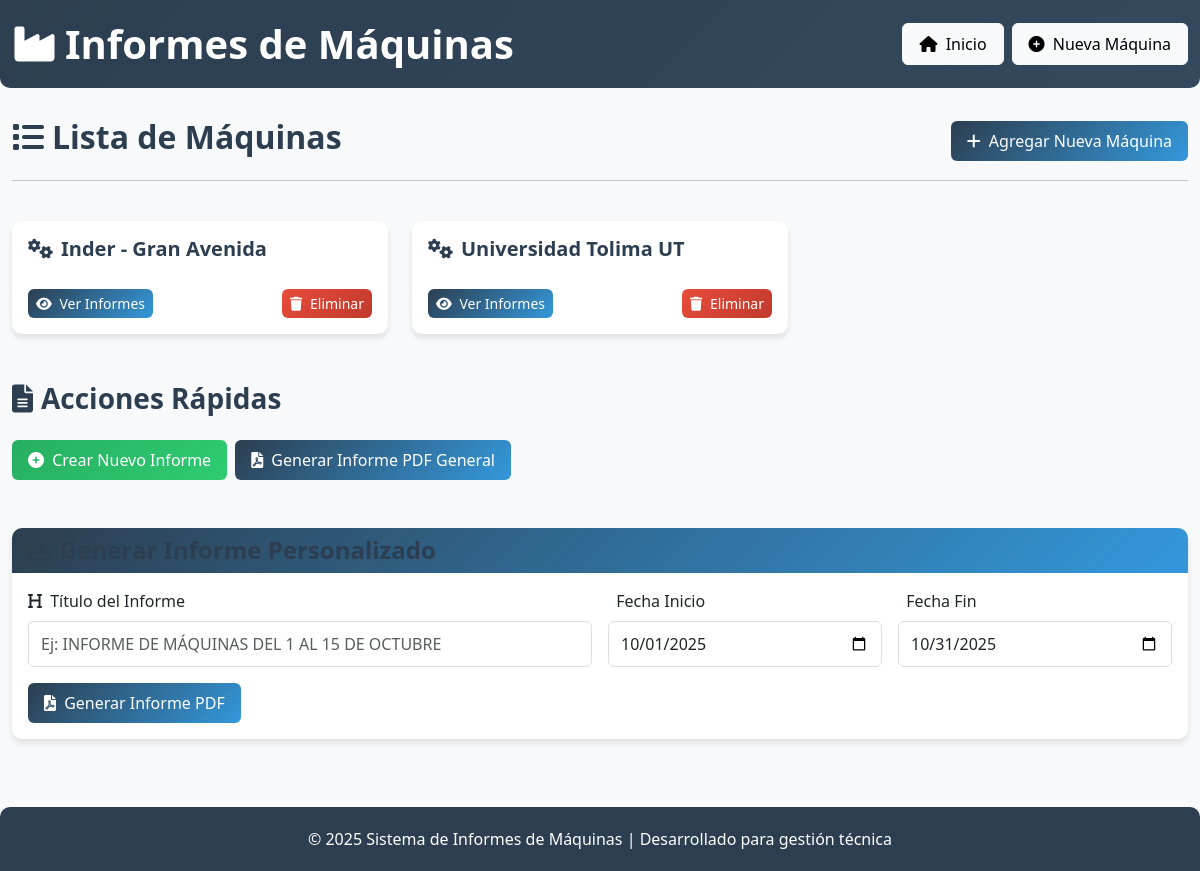
Before: / with the older database file.
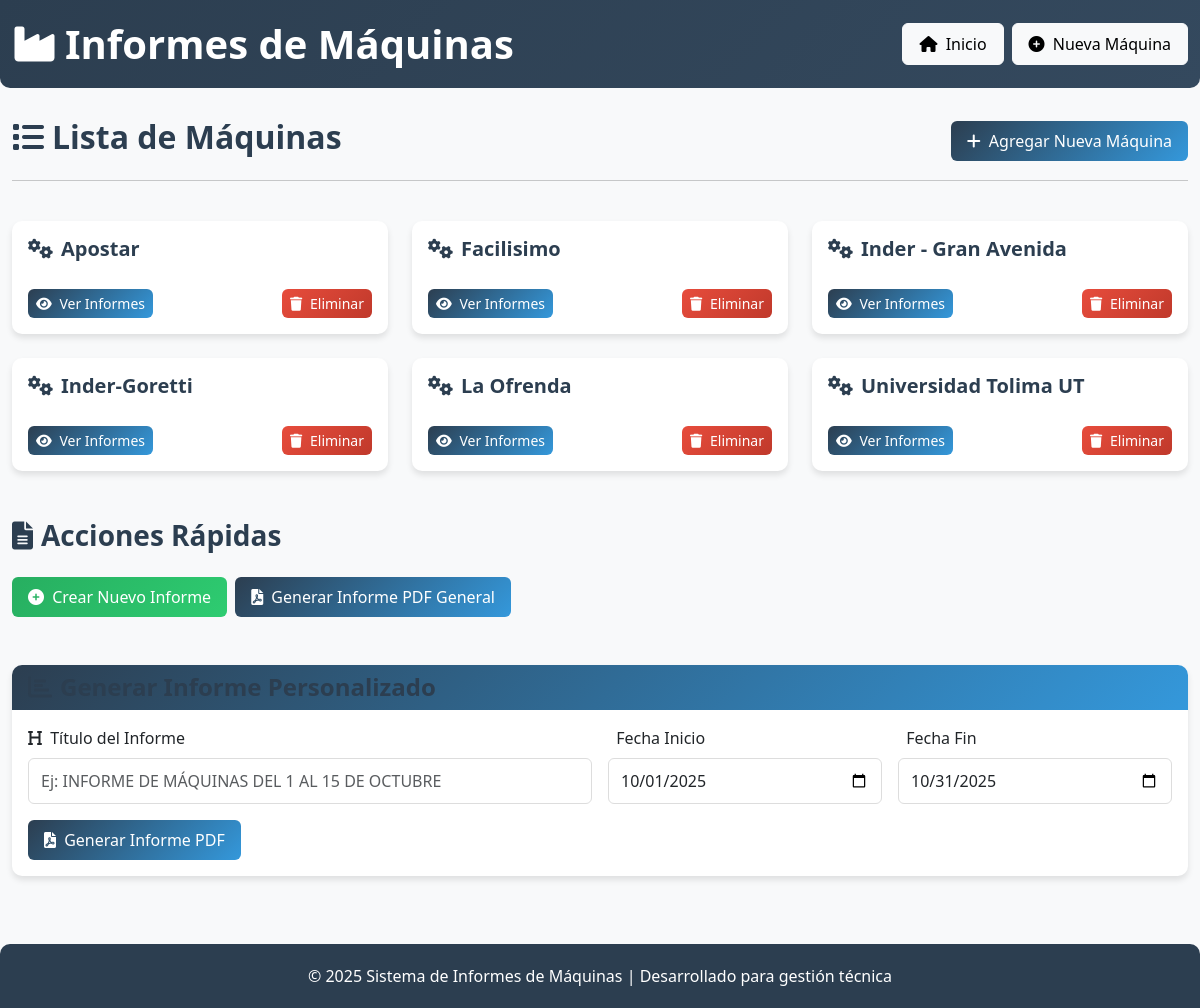
After: the same page with the newer database file.
### tables this page shows
CREATE TABLE maquinas
                     (id INTEGER PRIMARY KEY AUTOINCREMENT,
                      nombre TEXT UNIQUE NOT NULL);

### app.py (the view)
@app.route('/')
def index():
    maquinas = get_maquinas()
    return render_template('index.html', maquinas=maquinas)

### app.py (called while the page is built)
def get_maquinas():
    try:
        conn = sqlite3.connect(app.config['DATABASE'])
        c = conn.cursor()
        c.execute("SELECT id, nombre FROM maquinas ORDER BY nombre")
        maquinas = [{'id': row[0], 'nombre': row[1]} for row in c.fetchall()]
        conn.close()
        return maquinas
    except sqlite3.OperationalError as e:
        print(f"Error obteniendo máquinas: {e}")
        crear_tablas_iniciales()
        try:
            conn = sqlite3.connect(app.config['DATABASE'])
            c = conn.cursor()
            c.execute("SELECT id, nombre FROM maquinas ORDER BY nombre")
            maquinas = [{'id': row[0], 'nombre': row[1]} for row in c.fetchall()]
            conn.close()
            return maquinas
        except:
            return []

### templates/index.html (shortened to what this page needs)
{% extends "base.html" %}
{% block content %}
<div class="row mb-4">
    <div class="col-12">
        <div class="d-flex justify-content-between align-items-center">
            <h2><i class="fas fa-list me-2"></i>Lista de Máquinas</h2>
            <a href="{{ url_for('nueva_maquina') }}" class="btn btn-primary">
                <i class="fas fa-plus me-1"></i> Agregar Nueva Máquina
            </a>
        </div>
        <hr>
    </div>
</div>
{% if maquinas %}
<div class="row">
    {% for maquina in maquinas %}
    <div class="col-md-4 mb-4">
        <div class="card machine-card h-100">
            <div class="card-body d-flex flex-column">
                <h5 class="card-title"><i class="fas fa-cogs me-2"></i>{{ maquina.nombre }}</h5>
                <div class="mt-auto d-flex justify-content-between">
                    <a href="{{ url_for('ver_maquina', nombre_maquina=maquina.nombre) }}" class="btn btn-primary btn-sm">
                        <i class="fas fa-eye me-1"></i> Ver Informes
                    </a>
                    <form method="POST" action="{{ url_for('eliminar_maquina', nombre_maquina=maquina.nombre) }}" class="d-inline" onsubmit="return confirm('¿Está seguro que desea eliminar esta máquina y todos sus informes?')">
                        <button type="submit" class="btn btn-danger btn-sm">
                            <i class="fas fa-trash me-1"></i> Eliminar
                        </button>
                    </form>
                </div>
            </div>
        </div>
    </div>
    {% endfor %}
</div>
{% else %}
<div class="alert alert-info">
        <h4><i class="fas fa-info-circle me-2"></i>No hay máquinas registradas</h4>
        <p>Haga clic en "Agregar Nueva Máquina" para comenzar.</p>
    </div>
{% endif %}
<div class="row mt-4">
    <div class="col-12">
        <div class="d-flex justify-content-between align-items-center mb-3">
            <h3><i class="fas fa-file-alt me-2"></i>Acciones Rápidas</h3>
        </div>
        <div class="d-flex flex-wrap gap-2">
            <a href="{{ url_for('nuevo_informe') }}" class="btn btn-success">
                <i class="fas fa-plus-circle me-1"></i> Crear Nuevo Informe
            </a>
            <a href="{{ url_for('generar_informe_pdf') }}" class="btn btn-primary" target="_blank">
                <i class="fas fa-file-pdf me-1"></i> Generar Informe PDF General
            </a>
        </div>
    </div>
</div>
<div class="row mt-5">
    <div class="col-12">
        <div class="card">
            <div class="card-header">
                <h4 class="mb-0"><i class="fas fa-chart-bar me-2"></i>Generar Informe Personalizado</h4>
            </div>
            <div class="card-body">
                <form method="POST" action="{{ url_for('generar_informe_personalizado') }}" class="row g-3">
                    <div class="col-md-6">
                        <label for="titulo" class="form-label"><i class="fas fa-heading me-1"></i> Título del Informe</label>
                        <input type="text" class="form-control" id="titulo" name="titulo"
                               placeholder="Ej: INFORME DE MÁQUINAS DEL 1 AL 15 DE OCTUBRE" required>
                    </div>
                    <div class="col-md-3">
                        <label for="fecha_inicio" class="form-label"> Fecha Inicio</label>
                        <input type="date" class="form-control" id="fecha_inicio" name="fecha_inicio" required>
                    </div>
                    <div class="col-md-3">
                        <label for="fecha_fin" class="form-label"> Fecha Fin</label>
                        <input type="date" class="form-control" id="fecha_fin" name="fecha_fin" required>
                    </div>
                    <div class="col-12">
                        <button type="submit" class="btn btn-primary">
                            <i class="fas fa-file-pdf me-1"></i> Generar Informe PDF
                        </button>
                    </div>
                </form>
            </div>
        </div>
    </div>
</div>
{% endblock %}

### templates/base.html (shortened to what this page needs)
<!DOCTYPE html>
<html lang="es">
<head>
    <link href="https://cdn.jsdelivr.net/npm/bootstrap@5.3.0/dist/css/bootstrap.min.css" rel="stylesheet">
    <link href="https://cdnjs.cloudflare.com/ajax/libs/font-awesome/6.0.0/css/all.min.css" rel="stylesheet">
    <link href="{{ url_for('static', filename='styles.css') }}" rel="stylesheet">
</head>
<body>
    <header class="page-header">
        <div class="container">
            <div class="d-flex justify-content-between align-items-center">
                <h1><i class="fas fa-industry me-2"></i>Informes de Máquinas</h1>
                <div class="d-flex">
                    <a href="{{ url_for('index') }}" class="btn btn-light me-2"><i class="fas fa-home me-1"></i> Inicio</a>
                    <a href="{{ url_for('nueva_maquina') }}" class="btn btn-light"><i class="fas fa-plus-circle me-1"></i> Nueva Máquina</a>
                </div>
            </div>
        </div>
    </header>
    <div class="container">
        {% block content %}{% endblock %}
    </div>
    <footer class="mt-5">
        <div class="container text-center">
            <p class="mb-0">&copy; 2025 Sistema de Informes de Máquinas | Desarrollado para gestión técnica</p>
        </div>
    </footer>
</body>
</html>

### static/styles.css (style rules this page uses)
:root { --primary-color: #2c3e50; --secondary-color: #3498db; --accent-color: #e74c3c; --light-color: #ecf0f1; --dark-color: #34495e; --success-color: #27ae60; --warning-color: #f39c12; --danger-color: #e74c3c; --font-main: 'Segoe UI', Tahoma, Geneva, Verdana, sans-serif; }
body { font-family: var(--font-main); background-color: #f8f9fa; color: #333; }
.card { border: none; border-radius: 10px; box-shadow: 0 4px 6px rgba(0,0,0,0.1); transition: transform 0.3s ease, box-shadow 0.3s ease; margin-bottom: 20px; }
.card-header { background: linear-gradient(135deg, var(--primary-color), var(--secondary-color)); color: white; border-radius: 10px 10px 0 0 !important; font-weight: 600; border: none; }
.btn { border-radius: 6px; font-weight: 500; padding: 8px 16px; transition: all 0.3s ease; }
.btn-primary { background: linear-gradient(135deg, var(--primary-color), var(--secondary-color)); border: none; }
.btn-success { background: linear-gradient(135deg, var(--success-color), #2ecc71); border: none; }
.btn-danger { background: linear-gradient(135deg, var(--danger-color), #c0392b); border: none; }
.machine-card { height: 100%; }
.machine-card .card-title { color: var(--primary-color); font-weight: 600; }
.form-control, .form-select { border-radius: 6px; border: 1px solid #ddd; padding: 10px 12px; transition: border-color 0.3s ease, box-shadow 0.3s ease; }
h1, h2, h3, h4, h5, h6 { color: var(--primary-color); font-weight: 600; }
.page-header { background: linear-gradient(135deg, var(--primary-color), var(--dark-color)); color: white; padding: 20px 0; margin-bottom: 30px; border-radius: 0 0 10px 10px; }
.page-header h1 { color: white; font-weight: 600; margin: 0; }
footer { background: var(--primary-color); color: white; padding: 20px 0; margin-top: 40px; border-radius: 10px 10px 0 0; }
.btn-sm { padding: 4px 8px; font-size: 0.875rem; }
.container { max-width: 1200px; }

Changed rows visible on the page:
added maquinas: nombre "Apostar"
added maquinas: nombre "Facilisimo"
added maquinas: nombre "Inder-Goretti"
added maquinas: nombre "La Ofrenda"
